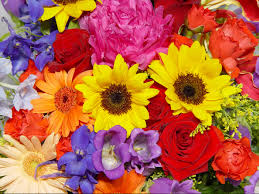
%> input picture Ressources/fleurs.jpg, 259 x 194 px
$ octave tpv3.m   (GNU Octave 9; MATLAB toolbox functions it lacks are replaced by stand-ins)
%> lines starting %> are read from the running program, lines starting %| are printed output that depends on the picture; in (x1, y1, x2, y2) boxes, pixels count from 0 and x2, y2 are one past the last pixel; in counts of white or black regions, pixels touching at a corner belong together; the program's own positions count from 1
image = imread("Ressources/fleurs.jpg","jpg");
%> image is the input picture: size 194x259x3 uint8; mean R, G, B 182.3, 99.7, 68.9

% Vérifier si l'image est bien en couleur (RGB)
if size(image, 3) ~= 3
    error('L''image n''est pas en couleur.');
end

% Extraire les composantes R, G et B
R = image(:, :, 1); % Composante rouge
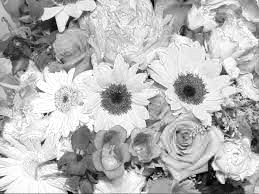
%> R: size 194x259 uint8; min 0, max 255, mean 182.3
G = image(:, :, 2); % Composante verte
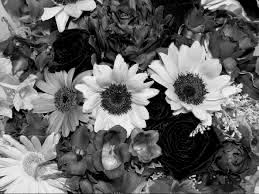
%> G: size 194x259 uint8; min 0, max 255, mean 99.7
B = image(:, :, 3); % Composante bleue
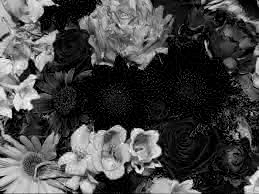
%> B: size 194x259 uint8; min 0, max 255, mean 68.9

% Afficher les composantes
figure;
subplot(1, 3, 1); imshow(R); title('Composante Rouge (R)');
subplot(1, 3, 2); imshow(G); title('Composante Verte (G)');
subplot(1, 3, 3); imshow(B); title('Composante Bleue (B)');

% Afficher les histogrammes des 3 composantes
figure;
subplot(1, 3, 1); imhist(R); title('Histogramme Rouge (R)');
subplot(1, 3, 2); imhist(G); title('Histogramme Vert (G)');
subplot(1, 3, 3); imhist(B); title('Histogramme Bleu (B)');
%> after `title('Histogramme Bleu (B)')`:
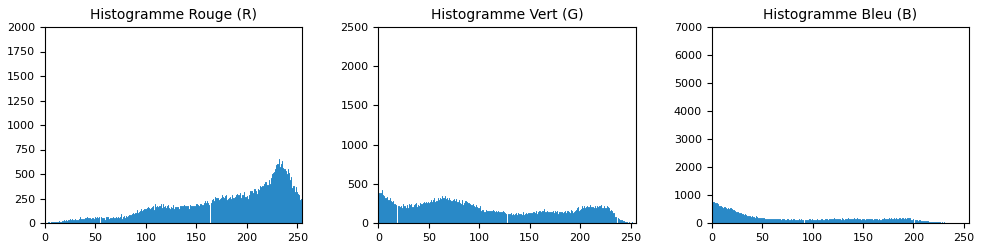
%> figure redrawn from the program's plot data, 3 panels; panel 1: highest point at x = 255, y = 1435; panel 2: highest point at x = 0, y = 2204; panel 3: highest point at x = 0, y = 6793

% Méthode de seuillage binaire pour détecter la couleur jaune
% On considère que le jaune a des valeurs élevées en R et G, mais faibles en B
threshold_R = 150; % Ajustez selon l'image
threshold_G = 150; % Ajustez selon l'image
threshold_B = 100; % Ajustez selon l'image

BW_R = R > threshold_R; % Seuillage pour R
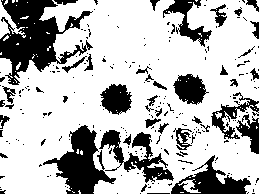
%> BW_R: size 194x259 logical; 72.7% white; 227 black regions (184 under 20 px), largest, box (x1, y1, x2, y2) and area: (0, 0, 93, 85) 3562, (43, 125, 116, 194) 2120, (99, 130, 174, 183) 1324
BW_G = G > threshold_G; % Seuillage pour G
%> BW_G: size 194x259 logical; 28.7% white; 131 white regions (109 under 20 px), largest, box (x1, y1, x2, y2) and area: (75, 40, 259, 138) 7205, (0, 115, 67, 194) 2995, (0, 56, 60, 111) 1461
BW_B = B < threshold_B; % Inversé pour B (faible intensité)
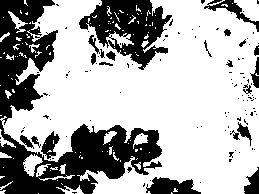
%> BW_B: size 194x259 logical; 67.7% white; 122 black regions (100 under 20 px), largest, box (x1, y1, x2, y2) and area: (0, 0, 162, 194) 10329, (79, 0, 172, 70) 3229, (146, 177, 201, 194) 625

% Combiner les trois composantes pour détecter le jaune
BW_Yellow = BW_R & BW_G & BW_B;
%> BW_Yellow: size 194x259 logical; 18.8% white; 174 white regions (158 under 20 px), largest, box (x1, y1, x2, y2) and area: (75, 40, 249, 138) 6654, (40, 0, 96, 32) 719, (31, 76, 60, 111) 470

% Afficher les images binaires
figure;
subplot(1, 4, 1); imshow(BW_R); title('Image Binaire Rouge (BW_R)');
subplot(1, 4, 2); imshow(BW_G); title('Image Binaire Verte (BW_G)');
subplot(1, 4, 3); imshow(BW_B); title('Image Binaire Bleue (BW_B)');
subplot(1, 4, 4); imshow(BW_Yellow); title('Détection de Jaune (BW_Yellow)');

% Combiner les images binaires pour créer un masque final
Mask = BW_R & BW_G & BW_B;

% Afficher le masque (image binaire)
figure;
imshow(Mask);
title('Masque binaire des pixels jaunes');

% Appliquer le masque à l'image originale
image_yellow = uint8(Mask) .* image; % Multiplie chaque canal par le masque
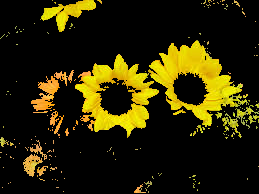
%> image_yellow: size 194x259x3 uint8; mean R, G, B 43, 37.4, 3.6

% Afficher l'image originale et le résultat final
figure;
subplot(1, 2, 1);
imshow(image);
title('Image originale');

subplot(1, 2, 2);
imshow(image_yellow);
title('Image avec les pixels jaunes isolés');
